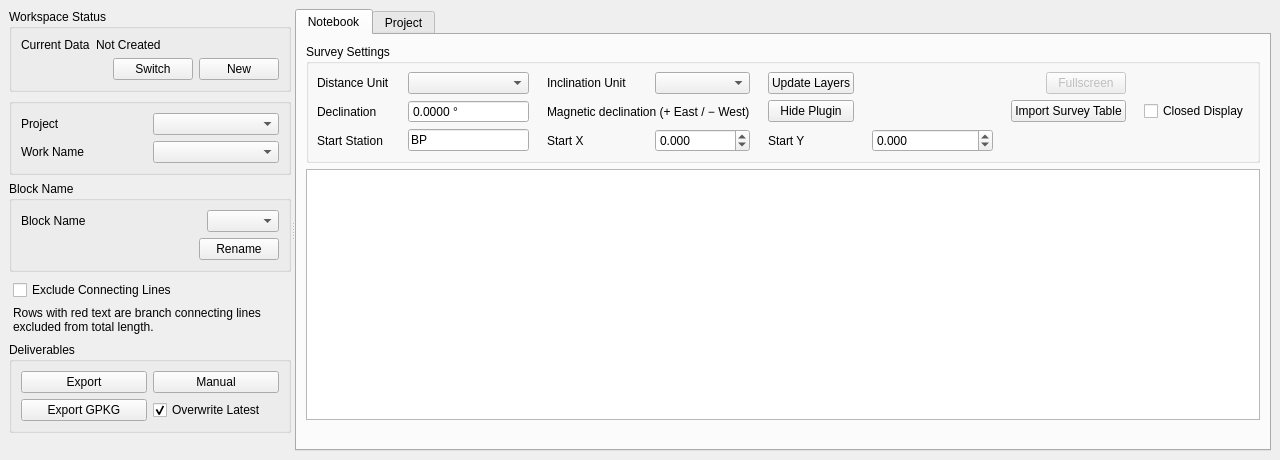
<?xml version="1.0" encoding="UTF-8"?>
<ui version="4.0">
 <class>CompassTraverseGisDockWidgetBase</class>
 <widget class="QDockWidget" name="CompassTraverseGisDockWidgetBase">
  <property name="geometry">
   <rect>
    <x>0</x>
    <y>0</y>
    <width>1280</width>
    <height>460</height>
   </rect>
  </property>
  <property name="windowTitle">
   <string>Compass Traverse GIS</string>
  </property>
  <widget class="QWidget" name="dockWidgetContents">
   <layout class="QVBoxLayout" name="verticalLayout">
    <item>
     <widget class="QSplitter" name="mainSplitter">
      <property name="orientation">
       <enum>Qt::Horizontal</enum>
      </property>
      <widget class="QWidget" name="leftPanelWidget">
       <layout class="QVBoxLayout" name="leftPanelLayout">
        <item>
         <widget class="QGroupBox" name="workspaceGroup">
          <property name="title">
           <string>Workspace Status</string>
          </property>
          <layout class="QGridLayout" name="workspaceLayout">
           <item row="0" column="0">
            <widget class="QLabel" name="workspacePathLabel">
             <property name="text">
              <string>Current Data</string>
             </property>
            </widget>
           </item>
           <item row="0" column="1" colspan="3">
            <widget class="QLabel" name="workspacePathValueLabel">
             <property name="text">
              <string>Not Created</string>
             </property>
             <property name="wordWrap">
              <bool>true</bool>
             </property>
            </widget>
           </item>
           <item row="1" column="1">
            <spacer name="workspaceButtonSpacer">
             <property name="orientation">
              <enum>Qt::Horizontal</enum>
             </property>
             <property name="sizeType">
              <enum>QSizePolicy::Expanding</enum>
             </property>
             <property name="sizeHint" stdset="0">
              <size><width>0</width><height>0</height></size>
             </property>
            </spacer>
           </item>
           <item row="1" column="2">
            <widget class="QPushButton" name="openWorkspaceButton">
             <property name="text">
              <string>Switch</string>
             </property>
            </widget>
           </item>
           <item row="1" column="3">
            <widget class="QPushButton" name="createWorkspaceButton">
             <property name="text">
              <string>New</string>
             </property>
            </widget>
           </item>
          </layout>
         </widget>
        </item>
        <item>
         <widget class="QGroupBox" name="workspaceProjectGroup">
          <property name="title">
           <string/>
          </property>
          <layout class="QGridLayout" name="workspaceProjectLayout">
           <item row="0" column="0">
            <widget class="QLabel" name="workspaceProjectLabel">
             <property name="text">
              <string>Project</string>
             </property>
            </widget>
           </item>
           <item row="0" column="1">
            <widget class="QComboBox" name="workspaceProjectCombo"/>
           </item>
           <item row="1" column="0">
            <widget class="QLabel" name="projectSelectorLabel">
             <property name="text">
              <string>Work Name</string>
             </property>
            </widget>
           </item>
           <item row="1" column="1">
            <widget class="QComboBox" name="projectSelectorCombo"/>
           </item>
          </layout>
         </widget>
        </item>
        <item>
         <widget class="QGroupBox" name="blockNameGroup">
          <property name="title">
           <string>Block Name</string>
          </property>
          <layout class="QGridLayout" name="blockNameLayout">
           <property name="horizontalSpacing">
            <number>8</number>
           </property>
           <property name="verticalSpacing">
            <number>6</number>
           </property>
           <item row="0" column="0">
            <widget class="QLabel" name="blockNamePanelLabel">
             <property name="text">
              <string>Block Name</string>
             </property>
            </widget>
           </item>
           <item row="0" column="1" alignment="Qt::AlignRight|Qt::AlignVCenter">
            <widget class="QComboBox" name="blockNameCombo"/>
           </item>
           <item row="1" column="1" alignment="Qt::AlignRight|Qt::AlignVCenter">
            <widget class="QPushButton" name="renameBlockNameButton">
             <property name="text">
              <string>Rename</string>
             </property>
            </widget>
           </item>
          </layout>
         </widget>
        </item>
        <item>
         <widget class="QWidget" name="branchExcludeWidget">
          <layout class="QVBoxLayout" name="branchExcludeLayout">
           <property name="leftMargin"><number>4</number></property>
           <property name="topMargin"><number>2</number></property>
           <property name="rightMargin"><number>4</number></property>
           <property name="bottomMargin"><number>2</number></property>
           <item>
            <widget class="QCheckBox" name="excludeBranchCheck">
             <property name="text">
              <string>Exclude Connecting Lines</string>
             </property>
            </widget>
           </item>
           <item>
            <widget class="QLabel" name="branchExcludeHintLabel">
             <property name="text">
              <string>Rows with red text are branch connecting lines excluded from total length.</string>
             </property>
             <property name="wordWrap">
              <bool>true</bool>
             </property>
            </widget>
           </item>
          </layout>
         </widget>
        </item>
        <item>
         <widget class="QGroupBox" name="deliverableGroup">
         <property name="title">
          <string>Deliverables</string>
         </property>
         <layout class="QGridLayout" name="deliverableLayout">
           <item row="0" column="0">
            <widget class="QPushButton" name="exportButton">
             <property name="text">
              <string>Export</string>
             </property>
            </widget>
           </item>
           <item row="0" column="1">
            <widget class="QPushButton" name="manualButton">
             <property name="text">
              <string>Manual</string>
             </property>
            </widget>
           </item>
           <item row="1" column="0">
            <widget class="QPushButton" name="notebookExportButton">
             <property name="text">
              <string>Export GPKG</string>
             </property>
            </widget>
           </item>
           <item row="1" column="1">
            <widget class="QCheckBox" name="notebookAppendExistingLayerCheck">
             <property name="text">
              <string>Overwrite Latest</string>
             </property>
             <property name="checked">
              <bool>true</bool>
             </property>
            </widget>
           </item>
          </layout>
         </widget>
        </item>
        <item>
         <spacer name="leftPanelSpacer">
          <property name="orientation">
           <enum>Qt::Vertical</enum>
          </property>
          <property name="sizeHint" stdset="0">
           <size>
            <width>20</width>
            <height>40</height>
           </size>
          </property>
         </spacer>
        </item>
       </layout>
      </widget>
      <widget class="QWidget" name="rightPanelWidget">
       <layout class="QVBoxLayout" name="rightPanelLayout">
        <item>
         <widget class="QTabWidget" name="mainTabWidget">
          <property name="currentIndex">
           <number>0</number>
          </property>
          <widget class="QWidget" name="notebookTab">
           <attribute name="title">
            <string>Notebook</string>
           </attribute>
           <layout class="QVBoxLayout" name="notebookTabLayout">
            <item>
             <widget class="QGroupBox" name="notebookSettingsGroup">
              <property name="title">
               <string>Survey Settings</string>
              </property>
              <layout class="QGridLayout" name="notebookSettingsLayout">
               <property name="leftMargin">
                <number>8</number>
               </property>
               <property name="topMargin">
                <number>8</number>
               </property>
               <property name="rightMargin">
                <number>8</number>
               </property>
               <property name="bottomMargin">
                <number>8</number>
               </property>
               <property name="horizontalSpacing">
                <number>18</number>
               </property>
               <property name="verticalSpacing">
                <number>6</number>
               </property>
               <!-- Row 0: unit combos / Update Layers / Export -->
               <item row="0" column="0">
                <widget class="QLabel" name="distanceUnitLabel">
                 <property name="text">
                  <string>Distance Unit</string>
                 </property>
                </widget>
               </item>
               <item row="0" column="1">
                <widget class="QComboBox" name="distanceUnitCombo"/>
               </item>
               <item row="0" column="2">
                <widget class="QLabel" name="inclinationUnitLabel">
                 <property name="text">
                  <string>Inclination Unit</string>
                 </property>
                </widget>
               </item>
               <item row="0" column="3">
                <widget class="QComboBox" name="inclinationUnitCombo"/>
               </item>
               <item row="0" column="4">
                <widget class="QPushButton" name="calculatePreviewButton">
                 <property name="text">
                  <string>Update Layers</string>
                 </property>
                </widget>
               </item>
               <item row="0" column="5">
                <spacer name="settingsHorizontalSpacer">
                 <property name="orientation">
                  <enum>Qt::Horizontal</enum>
                 </property>
                 <property name="sizeHint" stdset="0">
                  <size>
                   <width>20</width>
                   <height>20</height>
                  </size>
                 </property>
                </spacer>
               </item>
               <item row="0" column="6" alignment="Qt::AlignRight|Qt::AlignVCenter">
                <widget class="QPushButton" name="floatingFullscreenButton">
                 <property name="text">
                  <string>Fullscreen</string>
                 </property>
                 <property name="toolTip">
                  <string>Toggle fullscreen (only works when floating)</string>
                 </property>
                 <property name="enabled">
                  <bool>false</bool>
                 </property>
                </widget>
               </item>
               <!-- Row 1: declination / Import / Closed Display -->
               <item row="1" column="0">
                <widget class="QLabel" name="declinationLabel">
                 <property name="text">
                  <string>Declination</string>
                 </property>
                </widget>
               </item>
               <item row="1" column="1">
                <widget class="QDoubleSpinBox" name="magneticDeclinationSpin">
                 <property name="buttonSymbols">
                  <enum>QAbstractSpinBox::NoButtons</enum>
                 </property>
                 <property name="suffix">
                  <string> °</string>
                 </property>
                 <property name="decimals">
                  <number>4</number>
                 </property>
                 <property name="minimum">
                  <double>-30.000000000000000</double>
                 </property>
                 <property name="maximum">
                  <double>30.000000000000000</double>
                 </property>
                 <property name="singleStep">
                  <double>0.010000000000000</double>
                 </property>
                </widget>
               </item>
               <item row="1" column="2" colspan="2">
                <widget class="QLabel" name="declinationHintLabel">
                 <property name="text">
                  <string>Magnetic declination (+ East / − West)</string>
                 </property>
                </widget>
               </item>
               <item row="1" column="4">
                <widget class="QPushButton" name="fullscreenButton">
                 <property name="text">
                  <string>Hide Plugin</string>
                 </property>
                 <property name="toolTip">
                  <string>Hide the plugin to use the full QGIS canvas</string>
                 </property>
                </widget>
               </item>
               <item row="1" column="6" alignment="Qt::AlignRight|Qt::AlignVCenter">
                <widget class="QPushButton" name="importNotebookButton">
                 <property name="text">
                  <string>Import Survey Table</string>
                 </property>
                </widget>
               </item>
               <item row="1" column="7" alignment="Qt::AlignRight|Qt::AlignVCenter">
                <widget class="QCheckBox" name="closureEnabledCheck">
                 <property name="text">
                  <string>Closed Display</string>
                 </property>
                </widget>
               </item>
               <!-- Hidden widgets retained for Python code compatibility -->
               <item row="2" column="0">
                <widget class="QLabel" name="startStationLabel">
                 <property name="visible"><bool>false</bool></property>
                 <property name="text">
                  <string>Start Station</string>
                 </property>
                </widget>
               </item>
               <item row="2" column="1">
                <widget class="QLineEdit" name="startStationEdit">
                 <property name="visible"><bool>false</bool></property>
                 <property name="text">
                  <string>BP</string>
                 </property>
                </widget>
               </item>
               <item row="2" column="2">
                <widget class="QLabel" name="startXLabel">
                 <property name="visible"><bool>false</bool></property>
                 <property name="text">
                  <string>Start X</string>
                 </property>
                </widget>
               </item>
               <item row="2" column="3">
                <widget class="QDoubleSpinBox" name="startXSpin">
                 <property name="visible"><bool>false</bool></property>
                 <property name="decimals">
                  <number>3</number>
                 </property>
                 <property name="minimum">
                  <double>-99999999.000000000000000</double>
                 </property>
                 <property name="maximum">
                  <double>99999999.000000000000000</double>
                 </property>
                </widget>
               </item>
               <item row="2" column="4">
                <widget class="QLabel" name="startYLabel">
                 <property name="visible"><bool>false</bool></property>
                 <property name="text">
                  <string>Start Y</string>
                 </property>
                </widget>
               </item>
               <item row="2" column="5">
                <widget class="QDoubleSpinBox" name="startYSpin">
                 <property name="visible"><bool>false</bool></property>
                 <property name="decimals">
                  <number>3</number>
                 </property>
                 <property name="minimum">
                  <double>-99999999.000000000000000</double>
                 </property>
                 <property name="maximum">
                  <double>99999999.000000000000000</double>
                 </property>
                </widget>
               </item>
              </layout>
             </widget>
            </item>
            <item>
             <widget class="QTableWidget" name="observationTable"/>
            </item>
            <item>
             <widget class="QLabel" name="notebookHintLabel">
              <property name="wordWrap">
               <bool>true</bool>
              </property>
              <property name="text">
               <string/>
              </property>
             </widget>
            </item>
           </layout>
          </widget>
          <widget class="QWidget" name="calculationTab">
           <attribute name="title">
            <string>Project</string>
           </attribute>
           <layout class="QHBoxLayout" name="calculationTabLayout">
            <item>
             <widget class="QSplitter" name="calculationSplitter">
              <property name="orientation">
               <enum>Qt::Horizontal</enum>
              </property>
              <widget class="QGroupBox" name="projectInfoGroup">
               <property name="title">
                <string>Project Details</string>
               </property>
               <layout class="QVBoxLayout" name="legResultLayout">
                <item>
                 <widget class="QTableWidget" name="projectInfoTable"/>
                </item>
                <item>
                 <widget class="QWidget" name="languageSectionWidget" native="true">
                  <layout class="QHBoxLayout" name="languageSectionLayout">
                   <property name="leftMargin">
                    <number>0</number>
                   </property>
                   <property name="topMargin">
                    <number>0</number>
                   </property>
                   <property name="rightMargin">
                    <number>0</number>
                   </property>
                   <property name="bottomMargin">
                    <number>0</number>
                   </property>
                   <item>
                    <widget class="QPushButton" name="languageToggleButton">
                     <property name="text">
                      <string>Language</string>
                     </property>
                    </widget>
                   </item>
                   <item>
                    <widget class="QLabel" name="currentLanguageLabel">
                     <property name="text">
                      <string>Japanese</string>
                     </property>
                    </widget>
                   </item>
                   <item>
                    <spacer name="languageSectionSpacer">
                     <property name="orientation">
                      <enum>Qt::Horizontal</enum>
                     </property>
                     <property name="sizeHint" stdset="0">
                      <size>
                       <width>40</width>
                       <height>20</height>
                      </size>
                     </property>
                    </spacer>
                   </item>
                  </layout>
                 </widget>
                </item>
               </layout>
              </widget>
              <widget class="QGroupBox" name="summaryGroup">
               <property name="title">
                <string>Calculation Summary</string>
               </property>
               <layout class="QVBoxLayout" name="summaryLayout">
                <item>
                 <widget class="QTableWidget" name="summaryTable"/>
                </item>
               </layout>
              </widget>
             </widget>
            </item>
           </layout>
          </widget>
         </widget>
        </item>
       </layout>
      </widget>
     </widget>
    </item>
   </layout>
  </widget>
 </widget>
 <resources/>
 <connections/>
</ui>
